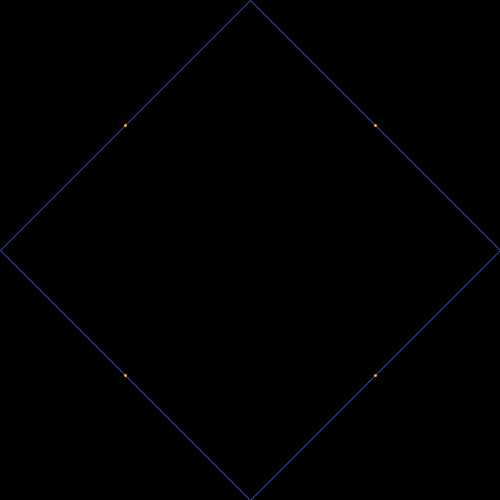
Frame 1 (no input)
Frame 60 (the mouse pressed at the canvas centre just before this capture): identical to frame 1, image omitted
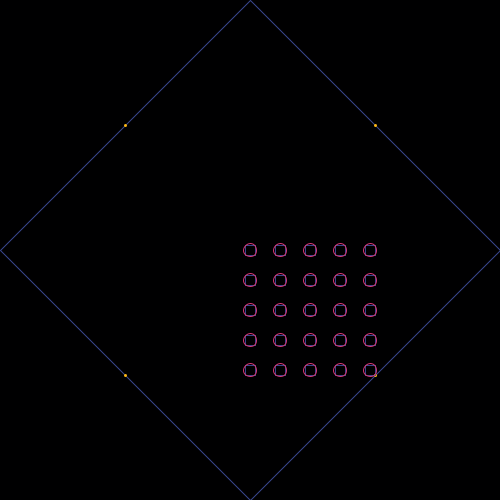
Frame 120 (the mouse held since frame 60 and released just before this capture)

The Processing sketch that drew these frames (run headless with seeded random() and noise(); from frame 60 on, the mouse is pressed at the canvas centre):

// Processing sketch: victorc0
// ── victorc0.pde
// Universidad Del Desarrollo, Facultad de Diseño, Diseño Digital.
/* Se pide entregar un programa en donde se pueda modificar una grilla
 por medio de input de mouse y el teclado, y que una vez el programa no reciba 
 input, este tenga un cambio cíclico.*/
/* Propuesta: Grilla de cuadrados y elipses palpitantes, centradas en medio del
 canvas, y diagramada en los 4 puntos medios de un diamante central.
 Esta grilla aumentará en numero y posicion dependiendo de la posicion del cursor,
 su linea engrosara con la letra 'a' hasta un máximo de 5 y disminuirá con la letra 's'.
 las elipses aumentarán tamaño con la letra 'q', disminuirán con 'w' y se reiniciarán
 con 'e'.
 El cursor no es visible en caso de no saber donde está el cursor actualmente se puede
 hacer click para mostrarlo.*/

int a, b, c, d, e, f; // Declaramos nuestras variables base.
int var1, var2; // Declaramos las variables que se usarán para el cursor.
color miColor, miColor2, miColor3; // Declaramos los colores que se ocuparán.

void setup() {
  size (500, 500); // Definimos el tamaño del canvas, en este caso un cuadrado de pixelaje 500.
  miColor = color(#d43774); // Definimos miColor como magenta.
  miColor2 = color(#fbb40f); // Definimos miColor2 como amarillo.
  miColor3 = color(#3a4892); // Definimos miColor3 como azul.
  c = 10; // Inicializamos las variables.
  d = 10;
  e = -1;
  f = 1;
}

void draw() {
  var1 = mouseX; //Inicializamos las variables del cursor
  var2 = mouseY;
  background(0, 0, 1); // Definimos el fondo del canvas como negro
  stroke(miColor3); // Usamos las variables definidas para crear un diamante azul en el centro del canvas.
  noFill();     // Sin relleno 
  strokeWeight(1); // grosor de linea 1
  quad(0, height/2, width/2, 0, width, height/2, width/2, height); // Dado por los puntos medios de los extremos del canvas.

  stroke(miColor2); // Dado el diamante, buscaremos los puntos medios de las lineas que lo componen y estos serán nuestros margenes para la grilla.
  strokeWeight(3); //  Estos los marcaremos con 4 puntos amarillos de grosor 3.
  point(width*0.25, height*0.25); // Dibujamos los 4 puntos.
  point(width*0.75, height*0.25);
  point(width*0.25, height*0.75);
  point(width*0.75, height*0.75);

  if (var1 > width/4 && var2 > height/4 ) { // Para hacer la grilla, primero definimos el margen donde en que partes no se creará la grilla.
    for (int i = var1; i <= width*0.75; i += 30) { // Se siguen definiendo condicionales para la creacion de la grilla. i toma el valor de MouseX, si esta es menor que 3/4 del ancho del canvas se le sumarán 30.
      for (int j = var2; j <=height*0.75; j += 30) { // Se define la ultima condicional para la creacion de la grilla. j toma el valor de MouseY, si esta es menor que 3/4 del alto del canvas se le sumarán 30.
        strokeWeight(f); // El grosor de la linea a dibujar se definirá por f.
        stroke(miColor3); // Color Azul.
        rect(i-5, j-5, 10, 10); // Pequeños cuadrados que marcan la grilla fija.
        stroke(miColor); // Color magenta.
        ellipse(i, j, c, d); // Elipses dependientes del valor c y d para su alto y ancho.
      }
    }
  }

  // Para el efecto de palpitar usaremos la  variable e, y generaremos que vaya desde 0 a 20 y dependiendo de esto el valor de c y d.
  if (e < 10) { // e parte como -1, si e es menor a 10, c y d aumentarán.
    c++;
    d++;
  }
  if (e >= 10) { // Cuando e sea 10 o mayor, c y d disminuirán.
    c--;
    d--;
  }

  if (e == 20) { // Cuando e sea 20, volverá a -1 para hacer un loop.
    e = -1;
  }
  e++; // e aumenta en 1.

  if (c == 0) { // Para evitar que el circulo disminuya demás y crezca en negativo. cada vez que c sea 0, e se multiplicará por -1.
    e = e*-1;
  }
  if (mousePressed == true) { // Aquí deefinimos que no queremos que aparezca el cursor a menos que hagamos click en el mouse.
    cursor(HAND);
  } else {
    noCursor();
  }
}

void keyPressed() { // Aquí usaremos las variables para hacer crecer o disminuir valores usados para los dibujos.
  if (key == 'q') { // Si se apreta 'q' las elipses aumentarán de tamaño.
    c += 30;
    d += 30;
  }
  if (key == 'w' && c >= 0 && d >=0) { // Si se apreta 'w', las elipses disminuirán de tamaño, hasta un mínimo de 0.
    c -= 30;
    d -= 30;
  }
  if (key == 'e') { // Si se apreta 'e' se reiniciará el tamaño inicial de las elipses.
    c = 10;
    d = 10;
  }
  if (key == 'a' && f <= 5) { // si se apreta 'a' aumentará  el grosor de los cuadrados y elipses.
    f++;
  }
  if (key == 's') { // si se apreta 's' disminuirá el grosor de los cuadrados y elipses.
    f--;
  }

  if (f <= 1) { // definimos el mínimo de f como 1.
    f = 1;
  }
}
